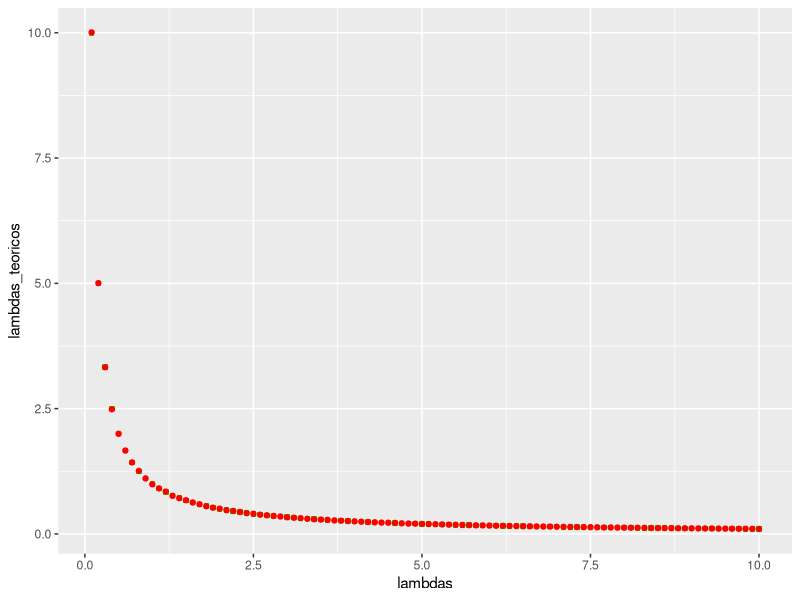
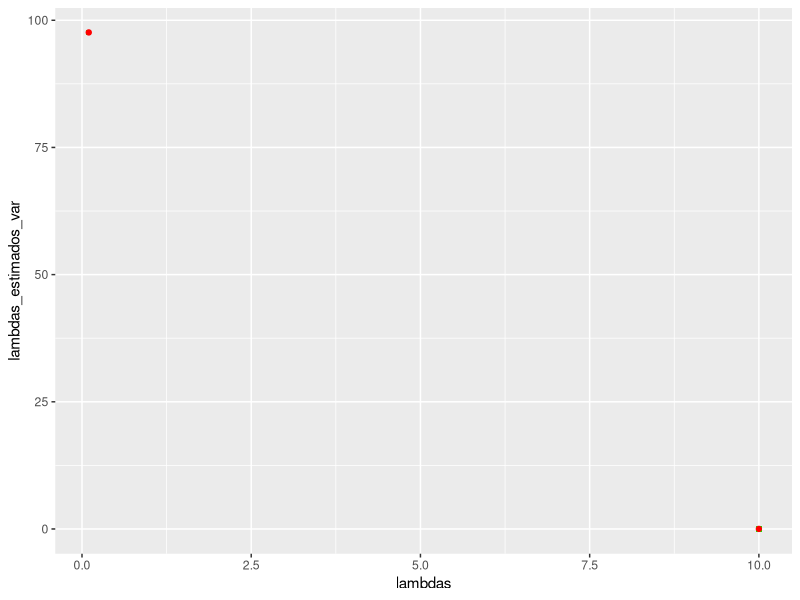

The R script that drew these images, in order: (Note: this script raises an error after producing the figures.)
## ---- chunk 1
knitr::opts_chunk$set(echo = TRUE)
## ---- chunk 2
lambdas = seq(from = 0.1, to = 10, length.out = 100) 
lambdas_estimados <- c()
for (lamb in lambdas){
  
  # print(lamb)
  nrep <- 1000
  promedios<- rep(NA,nrep)
  n=40
  for (i in 1:nrep){
    promedios[i] <- mean(rexp(n,lamb))
  }
  # print(mean(promedios))
  # hist(promedios,probability = TRUE,breaks = 50)
  lambdas_estimados <- c(lambdas_estimados,mean(promedios))

}
# lambdas_estimados
lambdas_teoricos <-  1/lambdas
df <- data.frame(lambdas,lambdas_estimados,lambdas_teoricos)

library(ggplot2)

ggplot(df, aes(lambdas)) + # basic graphical object
geom_point(aes(y= lambdas_teoricos), colour="green",shape=15) + # first layer
geom_point(aes(y= lambdas_estimados), colour="red")+ # second layer
scale_color_manual(values = c("Women" ="blue",'Men' = '#3399ff')) +
scale_shape_manual(values = c('Women' = 17, 'Men' = 16))
## ---- chunk 3
lambdas = seq(from = 0.1, to = 10, length.out = 2) 
lambdas_estimados_var <- c()
for (lamb in lambdas){
  
  # print(lamb)
  nrep <- 1000
  promediosvar<- rep(NA,nrep)
  n=4
  for (i in 1:nrep){
    promediosvar[i] <- var(rexp(n,lamb))
    print(promediosvar[i])
  }
  # print(mean(promedios))
  # hist(promediosvar,probability = TRUE,breaks = 50)
  lambdas_estimados_var <- c(lambdas_estimados_var,mean(promediosvar))
  print(mean(promediosvar))
}

# lambdas_teoricos <-  1/lambdas
df <- data.frame(lambdas,lambdas_estimados_var,lambdas_estimados_var)
ggplot(df, aes(lambdas)) + # basic graphical object
geom_point(aes(y= lambdas_estimados_var), colour="green",shape=15) + # first layer
geom_point(aes(y= lambdas_estimados_var), colour="red")+ # second layer
scale_color_manual(values = c("Women" ="blue",'Men' = '#3399ff')) +
scale_shape_manual(values = c('Women' = 17, 'Men' = 16))
## ---- chunk 4
# Number of simulations.
nosim <- 1000

# Set the seed to assure reproducibility.
set.seed(885)
# Create matrix 1000 X 10 with random values from exponential distribution lambda.
mSimulation10 <- matrix(rexp(nosim * 10, lambda), nosim)
## ---- chunk 5
nrep <- 1000
muchas <- rexp(nrep,1/10)
# Este valor se puede calcular estimando la media de la muestra y 
# luego realizando la inversa

#Calcular E(X)
esperanza<-1/lambda

#Calcular V(X)
varianza<-1/lambda^2

#Formula para estimar el parametro de interes
#P(X<=Q0.9)=0.9
formula_q<-function(lambda){
  (-log(1-0.9))/lambda
}


## ---- chunk 6
# cuanto mayor sean la cantidad de datos mejor sera la estimacion de la media 
# y asi mejor calculado el lambda

## ---- chunk 7
set.seed(1)  # 6. fijar semilla

#Generar 1000 datos exponenciales
nrep<-1000
lambda<-0.1
muchas_exponenciales<-rexp(nrep,lambda)
## ---- chunk 8
#Calcular el cuantil 0.9 de las n obs
muchos_cuantiles_exponenciales<-rep(NA,nrep)

for (i in 1:nrep){
  muchos_cuantiles_exponenciales[i]<-quantile(muchas_exponenciales[1:i],probs = 0.9)
}
## ---- chunk 9

plot(1:nrep,muchos_cuantiles_exponenciales,ylim = c(0,35))

## ---- chunk 10

muchas_exp<- rexp(nrep,lambda)
nrep <- 1000
muchas_cuantiles_exp<- rep(NA,nrep)
for (i in 1:nrep){
  muchas_cuantiles_exp[i] <- quantile(x=muchas_exp[1:i] ,probs=0.9 ) 
}
g = plot(1:nrep,muchas_cuantiles_exp,ylim = c(20,30),cex = 0.3)

ngen= 20
for (j in 1:ngen){
  muchas_exp<- rexp(nrep,lambda)
  nrep <- 1000
  muchas_cuantiles_exp<- rep(NA,nrep)
  for (i in 1:nrep){
    muchas_cuantiles_exp[i] <- quantile(x=muchas_exp[1:i] ,probs=0.9 ) 
  }
  
  g+points(1:nrep,muchas_cuantiles_exp,ylim = c(0,1),col=j,cex = 0.3)
  
}
## ---- chunk 11

## ---- chunk 12

enes <- c(5,30,100)
for (n in enes){
  
# n=5
Ngen <- 1000
distrib_histo_q <- rep(NA, Ngen)
for (i in 1:Ngen){
  mis_exponenciales <- rexp(n,lambda)
  distrib_histo_q[i]<- quantile(mis_exponenciales, 0.9)
}

p1 <-hist(distrib_histo_q, probability=TRUE,breaks = 50,col= n,main=n)
# plot(p1, col=n, main=n)
}

## ---- chunk 13
set.seed(1)  # fijar semilla
## ---- chunk 14
#Generar 1000 datos exponenciales
nrep<-1000
lambda<-0.1
muchas_exponenciales<-rexp(nrep,lambda)
## ---- chunk 15
#Calcular el cuantil 0.9 de las n obs
muchos_cuantiles_rulo_exponenciales<-rep(NA,nrep)

for (i in 1:nrep){
  lambdaestim <- 1/mean(muchas_exponenciales[1:i])
  muchos_cuantiles_rulo_exponenciales[i]<-qexp(0.9,lambdaestim)
}
## ---- chunk 16

plot(1:i,muchos_cuantiles_rulo_exponenciales,ylim = c(0,35), ylab="muchos_cuantiles_rulo_exponenciales")
## ---- chunk 17

nrep<-1000
lambda<-0.1
muchas_exponenciales<-rexp(nrep,lambda)
muchos_cuantiles_rulo_exponenciales<-rep(NA,nrep)

for (i in 1:nrep){
  lambdaestim <- 1/mean(muchas_exponenciales[1:i])
  muchos_cuantiles_rulo_exponenciales[i]<-qexp(0.9,lambdaestim)
}
g = plot(1:i,muchos_cuantiles_rulo_exponenciales,ylim = c(0,35), ylab="muchos_cuantiles_rulo_exponenciales")

ngen= 10
for (j in 1:ngen){
  muchas_exponenciales<- rexp(nrep,lambda)
  nrep <- 1000
  muchos_cuantiles_rulo_exponenciales<- rep(NA,nrep)
  for (i in 1:nrep){
    lambdaestim <- 1/mean(muchas_exponenciales[1:i])
    muchos_cuantiles_rulo_exponenciales[i]<-qexp(0.9,lambdaestim)
  }

  g+points(1:nrep,muchos_cuantiles_rulo_exponenciales,ylim = c(0,1),col=j,cex = 0.3)

}

## ---- chunk 18

## ---- chunk 19
enes <- c(5,30,100)
for (n in enes){
Ngen <- 1000
distrib_histo_qrul <- rep(NA, Ngen)
for (i in 1:Ngen){
  mis_exponenciales <- rexp(n,lambda)
  lambdaestim <- 1/mean(mis_exponenciales)
  distrib_histo_qrul[i]<- qexp(0.9,lambdaestim)
}

p1 <-hist(distrib_histo_qrul, probability=TRUE,breaks = 50,col= n,main=n)

}

## ---- chunk 20

enes <- c(50,150,200,500)
qsombecm <- c()

for (n in enes){
  
# Qsomb
lambda <- 0.1
Nrep<-1000  
realidad = qexp(0.9,lambda)

quantiles_qsomb <-rep(NA, Nrep)
dif_qsomb_realid <-rep(NA, Nrep)

for (i in 1:Nrep){
  mis_exponenciales<-rexp(n,lambda)   #Genero exponenciales
  quantiles_qsomb[i]<-quantile(mis_exponenciales, 0.9) # Para cada replica calculo quantile

  # Calculo diferencia entre qsomb y la realidad  
  dif_qsomb_realid[i]<-((quantiles_qsomb[i]-realidad)^2) #Calculo dif estimacion qsomb y la realidad 
}
# vector <- c(vector, v)
qsombecm <- c(qsombecm, sum(dif_qsomb_realid)/Nrep )
print(sum(dif_qsomb_realid)/Nrep)
}

# Qrulo

qruloecm <- c()

for (n in enes){
  
# Qsomb
lambda <- 0.1
Nrep<-1000  
realidad = qexp(0.9,lambda)

quantiles_qrulo <-rep(NA, Nrep)
dif_qrulo_realid <-rep(NA, Nrep)

for (i in 1:Nrep){
  mis_exponenciales<-rexp(n,lambda)   #Genero exponenciales
  lambdaestim <- 1/mean(mis_exponenciales) # ESTIMO LAMBDA
  quantiles_qrulo[i]<- qexp(0.9,lambdaestim) # Para cada replica calculo quantile

  # Calculo diferencia entre qsomb y la realidad  
  dif_qrulo_realid[i]<-((quantiles_qrulo[i]-realidad)^2) #Calculo dif estimacion qsomb y la realidad 
}
qruloecm <- c(qruloecm, sum(dif_qrulo_realid)/Nrep)
print(sum(dif_qrulo_realid)/Nrep)
}

df <- data.frame(enes,qsombecm,qruloecm)
colnames(df) <- c('N','ECM qsomb','ECM qrulo')
df
